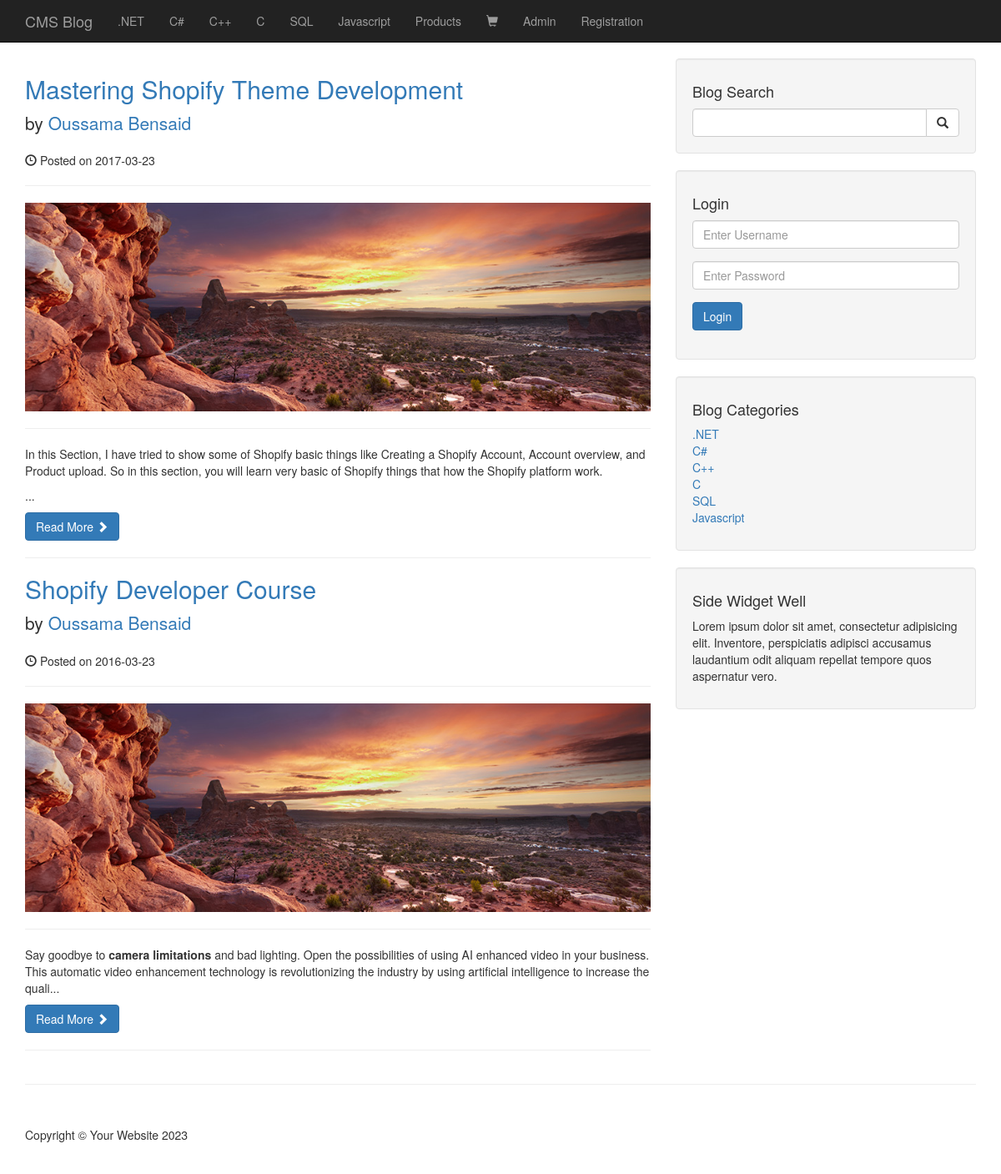
The app's page /category.php?category=11 with its own data.
### tables this page shows
CREATE TABLE `categories` (
  `cat_id` int(3) NOT NULL,
  `cat_title` varchar(255) NOT NULL
);

CREATE TABLE `posts` (
  `post_id` int(3) NOT NULL,
  `post_category_id` int(11) NOT NULL,
  `post_title` varchar(255) NOT NULL,
  `post_author` varchar(255) NOT NULL,
  `post_date` date NOT NULL,
  `post_image` text NOT NULL,
  `post_content` text NOT NULL,
  `post_tags` varchar(255) NOT NULL,
  `post_comment_count` int(11) NOT NULL,
  `post_status` varchar(255) NOT NULL DEFAULT 'draft'
);

### category.php (the view, shortened to what this page needs)
<?php
include "includes/header.php";
include "includes/navigation.php";
?>
<div class="container">
    <div class="row">
        <div class="col-md-8">
            <?php
            if (isset($_GET["category"])) {
                $category_id = $_GET["category"];
            }
            $query = "SELECT * FROM posts WHERE post_category_id = $category_id";
            $fetch_data = mysqli_query($connection, $query);
            while ($Row = mysqli_fetch_assoc($fetch_data)) {
                $post_id = $Row['post_id'];
                $post_title = $Row['post_title'];
                $post_author = $Row['post_author'];
                $post_date = $Row['post_date'];
                $post_image = $Row['post_image'];
                $post_content = substr($Row['post_content'], 0, 270) . "...";
                ?>
                <h2>
                    <a href="post.php?p_id=<?php echo $post_id ?>"><?php echo $post_title ?></a>
                </h2>
                <p class="lead">
                    by <a href="index.php"><?php echo $post_author ?></a>
                </p>
                <p><span class="glyphicon glyphicon-time"></span> Posted on <?php echo $post_date ?></p>
                <hr>
                <img class="img-responsive" src="images/<?php echo $post_image ?>" alt="">
                <hr>
                <p><?php echo $post_content ?></p>
                <a class="btn btn-primary" href="post.php?p_id=<?php echo $post_id ?>">Read More <span class="glyphicon glyphicon-chevron-right"></span></a>
                <hr>
            <?php  } ?>
        </div>
        <?php
        include "includes/sidebar.php"
        ?>
    </div>
    <hr>
    <?php
    include "includes/footer.php"
    ?>

### includes/navigation.php (shortened to what this page needs)
<nav class="navbar navbar-inverse navbar-fixed-top" role="navigation">
    <div class="container">
        <div class="navbar-header">
            <a class="navbar-brand" href="index.php">CMS Blog</a>
        </div>
        <div class="collapse navbar-collapse" id="bs-example-navbar-collapse-1">
            <ul class="nav navbar-nav">
                <?php
                $query = "SELECT * FROM categories";
                $fetch_data = mysqli_query($connection, $query);
                while ($Row = mysqli_fetch_assoc($fetch_data)) {
                    $cat_title = $Row['cat_title'];
                    $cat_id = $Row['cat_id'];
                    echo "<li><a href='category.php?category=$cat_id'>$cat_title</a></li>";
                }
                ?>
                <li><a href='products.php'>Products</a></li>
                <li><a href='cart.php' title="Shopping Cart"><span class="glyphicon glyphicon-shopping-cart"></span></a></li>
                <li><a href='admin'>Admin</a></li>
                <li><a href='registration.php'>Registration</a></li>
            </ul>
        </div>
    </div>
</nav>

### includes/sidebar.php (shortened to what this page needs)
<div class="col-md-4">
    <div class="well">
        <h4>Blog Search</h4>
        <form action="search.php" method="POST">
            <div class="input-group">
                <input type="text" name="search" class="form-control">
                <span class="input-group-btn">
                    <button class="btn btn-default" type="submit" name="submit">
                        <span class="glyphicon glyphicon-search"></span>
                    </button>
                </span>
            </div>
        </form>
    </div>
    <div class="well">
        <?php
        if (!empty($_SESSION['username'])) {
            $display_name = htmlspecialchars($_SESSION['username']);
            ?>
            <h4>Welcome, <?php echo $display_name; ?></h4>
            <p class="text-muted">You are logged in.</p>
            <a href="includes/logout.php" class="btn btn-default btn-block">Logout</a>
            <?php
        } else {
            ?>
            <h4>Login</h4>
            <form action="includes/login.php" method="POST">
                <div class="form-group">
                    <input type="text" name="username" class="form-control" placeholder="Enter Username">
                </div>
                <div class="form-group">
                    <input type="password" name="password" class="form-control" placeholder="Enter Password">
                </div>
                <div class="form-group">
                    <button class="btn btn-primary" type="submit" name="login">
                        Login
                    </button>
                </div>
            </form>
            <?php
        }
        ?>
    </div>
    <div class="well">
        <h4>Blog Categories</h4>
        <div class="row">
            <div class="col-lg-12">
                <ul class="list-unstyled">
                    <?php
                    $query = "SELECT * FROM categories LIMIT 7";
                    $fetch_data = mysqli_query($connection, $query);
                    while ($Row = mysqli_fetch_assoc($fetch_data)) {
                        $cat_title = $Row['cat_title'];
                        $cat_id = $Row['cat_id'];
                        echo "<li><a href='category.php?category=$cat_id'>$cat_title</a></li>";
                    }
                    ?>
                </ul>
            </div>
        </div>
    </div>
    <?php
    include "widget.php";
    ?>
</div>

### css/blog-home.css (style rules this page uses)
body { padding-top: 70px; }

### records on screen
categories: cat_title ".NET"
categories: cat_title "C#"
categories: cat_title "C++"
categories: cat_title "C"
categories: cat_title "SQL"
categories: cat_title "Javascript"
posts: post_title "Mastering Shopify Theme Development", post_author "Oussama Bensaid", post_date "2017-03-23", post_image (picture), post_content "In this Section, I have tried to show some of Shopify basic things like Creating a Shopify Account, Account overview, and Product upload. So in this section, you will learn very basic of Shopify things that how the Shopify platform work. ..."
posts: post_title "Shopify Developer Course", post_author "Oussama Bensaid", post_date "2016-03-23", post_image (picture), post_content "Say goodbye to camera limitations and bad lighting. Open the possibilities of using AI enhanced video in your business. This automatic video enhancement technology is revolutionizing the industry by using artificial intelligence to increase the quali..."
